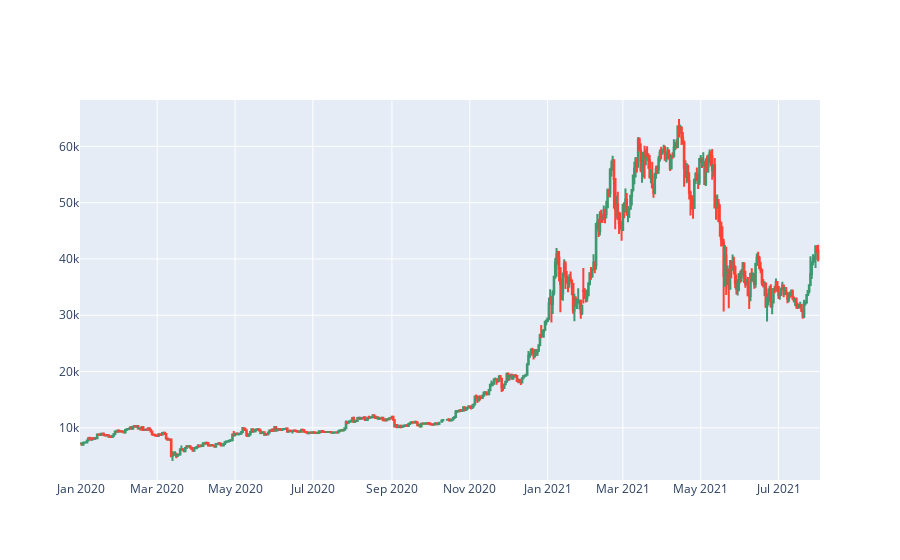

Notebook source saved alongside this figure:
### Code cell
fig = go.Figure(
      data=[go.Candlestick(x=DataSet['Date'], open=DataSet['Open'], high=DataSet['High'], low=DataSet['Low'], close=DataSet['Close'])]
      )

fig.update_layout(xaxis_rangeslider_visible=False)  
fig.show()

### Figure 1 — Plotly figure (JSON) as saved in the notebook; plotly's stock layout.template omitted (floating-point values rounded to 4 significant figures; data arrays with more than 128 entries replaced by an {"elided": "..."} marker saying what was removed)
{"data": [{"close": {"elided": "580 float values"}, "high": {"elided": "580 float values"}, "low": {"elided": "580 float values"}, "open": {"elided": "580 float values"}, "type": "candlestick", "x": {"elided": "580 str values"}}], "layout": {"xaxis": {"rangeslider": {"visible": false}}}}
